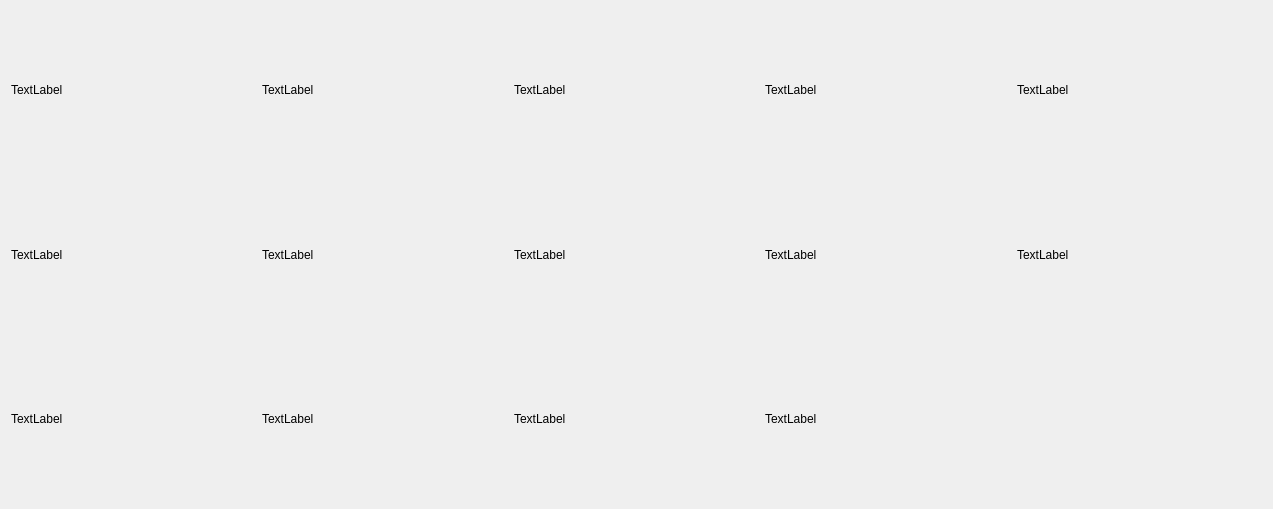
<?xml version="1.0" encoding="UTF-8"?>
<ui version="4.0">
 <class>Dialog</class>
 <widget class="QDialog" name="Dialog">
  <property name="geometry">
   <rect>
    <x>0</x>
    <y>0</y>
    <width>1273</width>
    <height>509</height>
   </rect>
  </property>
  <property name="sizePolicy">
   <sizepolicy hsizetype="Fixed" vsizetype="Fixed">
    <horstretch>0</horstretch>
    <verstretch>0</verstretch>
   </sizepolicy>
  </property>
  <property name="windowTitle">
   <string>类别选择（左键选择类别，右键下载封面）</string>
  </property>
  <layout class="QGridLayout" name="gridLayout">
   <item row="0" column="0">
    <layout class="QGridLayout" name="gridLayout_2">
     <item row="1" column="2">
      <widget class="QLabel" name="label_8">
       <property name="sizePolicy">
        <sizepolicy hsizetype="MinimumExpanding" vsizetype="MinimumExpanding">
         <horstretch>0</horstretch>
         <verstretch>0</verstretch>
        </sizepolicy>
       </property>
       <property name="autoFillBackground">
        <bool>false</bool>
       </property>
       <property name="text">
        <string>TextLabel</string>
       </property>
      </widget>
     </item>
     <item row="2" column="0">
      <widget class="QLabel" name="label_11">
       <property name="sizePolicy">
        <sizepolicy hsizetype="MinimumExpanding" vsizetype="MinimumExpanding">
         <horstretch>0</horstretch>
         <verstretch>0</verstretch>
        </sizepolicy>
       </property>
       <property name="autoFillBackground">
        <bool>false</bool>
       </property>
       <property name="text">
        <string>TextLabel</string>
       </property>
      </widget>
     </item>
     <item row="0" column="2">
      <widget class="QLabel" name="label_3">
       <property name="sizePolicy">
        <sizepolicy hsizetype="MinimumExpanding" vsizetype="MinimumExpanding">
         <horstretch>0</horstretch>
         <verstretch>0</verstretch>
        </sizepolicy>
       </property>
       <property name="autoFillBackground">
        <bool>false</bool>
       </property>
       <property name="text">
        <string>TextLabel</string>
       </property>
      </widget>
     </item>
     <item row="1" column="1">
      <widget class="QLabel" name="label_7">
       <property name="sizePolicy">
        <sizepolicy hsizetype="MinimumExpanding" vsizetype="MinimumExpanding">
         <horstretch>0</horstretch>
         <verstretch>0</verstretch>
        </sizepolicy>
       </property>
       <property name="autoFillBackground">
        <bool>false</bool>
       </property>
       <property name="text">
        <string>TextLabel</string>
       </property>
      </widget>
     </item>
     <item row="0" column="3">
      <widget class="QLabel" name="label_4">
       <property name="sizePolicy">
        <sizepolicy hsizetype="MinimumExpanding" vsizetype="MinimumExpanding">
         <horstretch>0</horstretch>
         <verstretch>0</verstretch>
        </sizepolicy>
       </property>
       <property name="autoFillBackground">
        <bool>false</bool>
       </property>
       <property name="text">
        <string>TextLabel</string>
       </property>
      </widget>
     </item>
     <item row="2" column="2">
      <widget class="QLabel" name="label_13">
       <property name="sizePolicy">
        <sizepolicy hsizetype="MinimumExpanding" vsizetype="MinimumExpanding">
         <horstretch>0</horstretch>
         <verstretch>0</verstretch>
        </sizepolicy>
       </property>
       <property name="autoFillBackground">
        <bool>false</bool>
       </property>
       <property name="text">
        <string>TextLabel</string>
       </property>
      </widget>
     </item>
     <item row="0" column="0">
      <widget class="QLabel" name="label_1">
       <property name="sizePolicy">
        <sizepolicy hsizetype="MinimumExpanding" vsizetype="MinimumExpanding">
         <horstretch>0</horstretch>
         <verstretch>0</verstretch>
        </sizepolicy>
       </property>
       <property name="autoFillBackground">
        <bool>false</bool>
       </property>
       <property name="text">
        <string>TextLabel</string>
       </property>
      </widget>
     </item>
     <item row="2" column="1">
      <widget class="QLabel" name="label_12">
       <property name="sizePolicy">
        <sizepolicy hsizetype="MinimumExpanding" vsizetype="MinimumExpanding">
         <horstretch>0</horstretch>
         <verstretch>0</verstretch>
        </sizepolicy>
       </property>
       <property name="autoFillBackground">
        <bool>false</bool>
       </property>
       <property name="text">
        <string>TextLabel</string>
       </property>
      </widget>
     </item>
     <item row="0" column="1">
      <widget class="QLabel" name="label_2">
       <property name="sizePolicy">
        <sizepolicy hsizetype="MinimumExpanding" vsizetype="MinimumExpanding">
         <horstretch>0</horstretch>
         <verstretch>0</verstretch>
        </sizepolicy>
       </property>
       <property name="autoFillBackground">
        <bool>false</bool>
       </property>
       <property name="text">
        <string>TextLabel</string>
       </property>
      </widget>
     </item>
     <item row="0" column="4">
      <widget class="QLabel" name="label_5">
       <property name="sizePolicy">
        <sizepolicy hsizetype="MinimumExpanding" vsizetype="MinimumExpanding">
         <horstretch>0</horstretch>
         <verstretch>0</verstretch>
        </sizepolicy>
       </property>
       <property name="autoFillBackground">
        <bool>false</bool>
       </property>
       <property name="text">
        <string>TextLabel</string>
       </property>
      </widget>
     </item>
     <item row="1" column="3">
      <widget class="QLabel" name="label_9">
       <property name="sizePolicy">
        <sizepolicy hsizetype="MinimumExpanding" vsizetype="MinimumExpanding">
         <horstretch>0</horstretch>
         <verstretch>0</verstretch>
        </sizepolicy>
       </property>
       <property name="autoFillBackground">
        <bool>false</bool>
       </property>
       <property name="text">
        <string>TextLabel</string>
       </property>
      </widget>
     </item>
     <item row="2" column="3">
      <widget class="QLabel" name="label_14">
       <property name="sizePolicy">
        <sizepolicy hsizetype="MinimumExpanding" vsizetype="MinimumExpanding">
         <horstretch>0</horstretch>
         <verstretch>0</verstretch>
        </sizepolicy>
       </property>
       <property name="autoFillBackground">
        <bool>false</bool>
       </property>
       <property name="text">
        <string>TextLabel</string>
       </property>
      </widget>
     </item>
     <item row="1" column="0">
      <widget class="QLabel" name="label_6">
       <property name="sizePolicy">
        <sizepolicy hsizetype="MinimumExpanding" vsizetype="MinimumExpanding">
         <horstretch>0</horstretch>
         <verstretch>0</verstretch>
        </sizepolicy>
       </property>
       <property name="autoFillBackground">
        <bool>false</bool>
       </property>
       <property name="text">
        <string>TextLabel</string>
       </property>
      </widget>
     </item>
     <item row="1" column="4">
      <widget class="QLabel" name="label_10">
       <property name="sizePolicy">
        <sizepolicy hsizetype="MinimumExpanding" vsizetype="MinimumExpanding">
         <horstretch>0</horstretch>
         <verstretch>0</verstretch>
        </sizepolicy>
       </property>
       <property name="autoFillBackground">
        <bool>false</bool>
       </property>
       <property name="text">
        <string>TextLabel</string>
       </property>
      </widget>
     </item>
    </layout>
   </item>
  </layout>
 </widget>
 <resources/>
 <connections/>
</ui>
